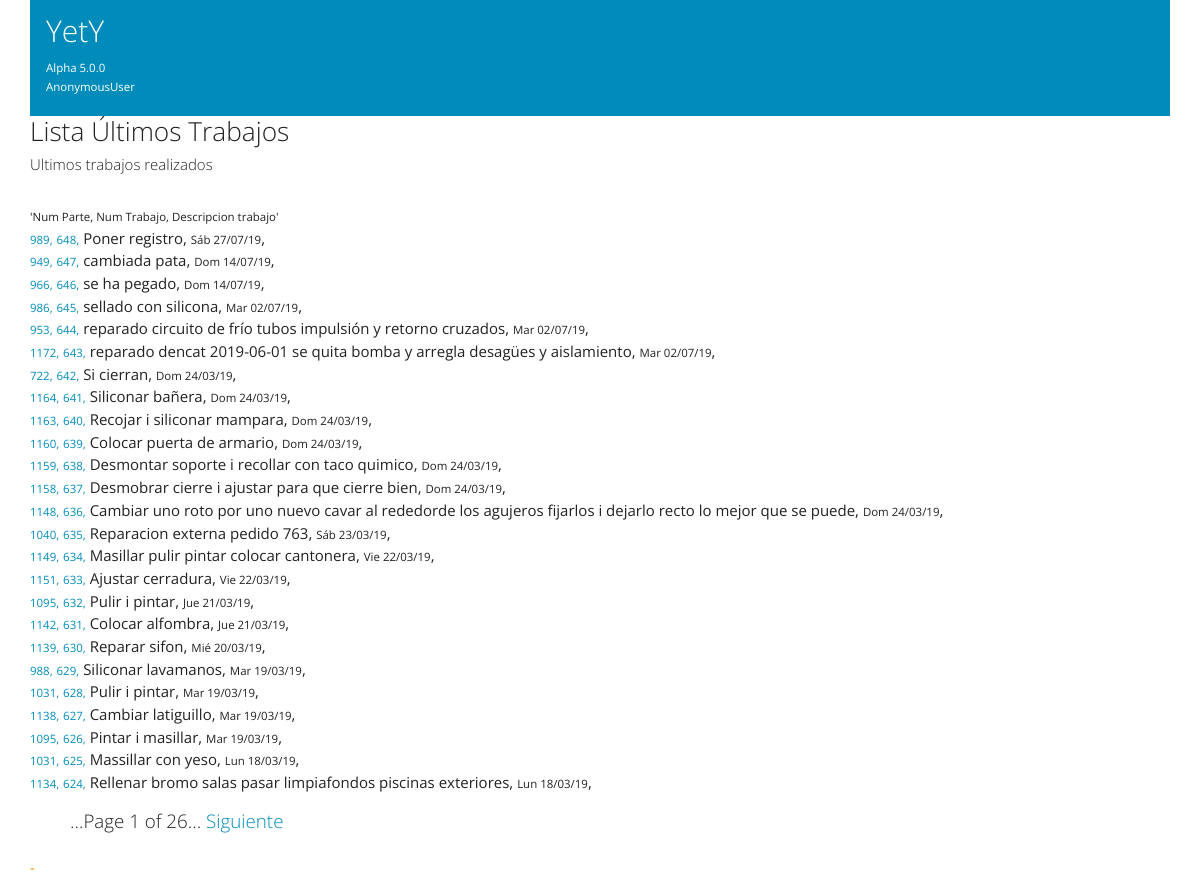
The app's page /partes/trabajo/listado with its own data.
### partes/models.py (models this page shows, shortened)
class Ot_Trabajos(models.Model):
    num_tra=models.AutoField(primary_key=True,verbose_name='Numero TRA', help_text="Numero de Trabajo")
    num_ot_tra=models.ForeignKey('Ot_Parte',verbose_name='Num de parte', help_text="Num de parte",on_delete=models.CASCADE)
    descripcion_tra=models.CharField(max_length=300,verbose_name='Descripción', help_text="Descripción del Trabajo")
    fecha_tra=models.DateField(auto_now_add=True,verbose_name='Fecha del trabajo')
    fecha_cambio_tra=models.DateField(auto_now=True,verbose_name='Fecha del ultimo cambio')
    fecha_hora_cambio_tra=models.DateTimeField(auto_now=True,verbose_name='Fecha y hora del ultimo cambio')
    class Meta:
        ordering = ["-fecha_cambio_tra"]

class Ot_Parte(models.Model):
    num_ot=models.AutoField(primary_key=True, verbose_name='numero de Ot', help_text="numero de orden de trabajo")
    ubicacion_ot=models.ForeignKey('Ot_Ubicaciones',max_length=30,verbose_name='Ubicación', help_text="Numero de Habitación o ubicación",on_delete=models.SET_NULL,null=True)
    elemento_ot =models.ForeignKey('Ot_Elementos',  max_length=30,verbose_name='Elemento',  help_text="Elemento, Objeto o Aparato",      on_delete=models.SET_NULL,null=True)
    descripcion_ot=models.CharField(max_length=300,verbose_name='Descripción', help_text="Descripción del problema")
    fecha_ot=models.DateField(auto_now_add=True,verbose_name='Fecha del parte')
    fecha_cambio_ot=models.DateField(auto_now=True,verbose_name='Fecha del ultimo cambio')
    fecha_hora_cambio_ot=models.DateTimeField(auto_now=True,verbose_name='Fecha y hora del ultimo cambio')
    PRIORIDADES=(('1','Urgente') ,('2','Provoca daños') , ('3','Molesta al cliente' ), ('4', 'Mala imagen' ),('5','Legal'))
    prioridad_ot=models.CharField(max_length=30, blank=True, default='1',choices=PRIORIDADES)
    ESTADOS_DE_OT=[ ('Pendiente','Pendiente'),('En Curso','En Curso'),('Terminado','Terminado'), ("Inversion","Inversion"), ('En espera','En espera'), ("Otro","Otro")]
    estado_ot=models.CharField (max_length=30,default='Pendiente', choices=ESTADOS_DE_OT)
    RECURSOS_PROP_O_EXT=[('Propios','Recursos Propios'), ('externos','Recursos externos'),('mixtos','mixtos') ]
    recursos_ot=models.CharField (max_length=30,default='Propios', choices=RECURSOS_PROP_O_EXT)#(Recursos propios o externos)
    etiqueta_ot=models.CharField( default='',blank=True, max_length=30,help_text="Poner una etiqueta a este parte")
    notas_ot=models.CharField(default='',max_length=30, blank=True, help_text="Poner una nota a este parte") #        falta por definir (Nota para relacionar)
    CORRECTIVO_PREVENTIVO_LEGAL_SERVICIO=[('Correctivo','Correctivo'),('Preventivo','Preventivo'),('Legal','Legal'),('Servicio o Ayuda','Servicio o Ayuda'),('Atencion cliente','Atencion cliente')]
    tipo_aviso_ot=models.CharField(max_length=30,default='Correctivo',choices=CORRECTIVO_PREVENTIVO_LEGAL_SERVICIO) # correctivo, preventivo, servicio
    def __str__(self):
        return '{}'.format(self.num_ot)
    class Meta:
        ordering = ["-num_ot"]

### partes/views.py (the view)
class ListaTrab(ListView):#Ultimos trabajos realizados
    model = Ot_Trabajos
    paginate_by = 25
    ordering = ['-fecha_cambio_tra','-num_tra']
    template_name = 'ot_trabajos_list.html'

### partes/templates/ot_trabajos_list.html
<!doctype html>
<html lang="es">
{% extends "inicio.html" %}
{% block content %}
  <ul class="list-unstyled">
        <h3>Lista Últimos Trabajos </h3>
        <h6>Ultimos trabajos realizados </h6>
        <br>
        <small><small> 'Num Parte, Num Trabajo, Descripcion trabajo' </small></small>
      {% for Ot_Trabajos in object_list %}
        <li>
          <a  href="/partes/{{ Ot_Trabajos.num_ot_tra }} "> <small><small>{{ Ot_Trabajos.num_ot_tra }},</small></small></a>
          <a  href="/partes/trabajo/{{ Ot_Trabajos.num_tra }}/{{ Ot_Trabajos.num_ot_tra }} "><small><small>{{ Ot_Trabajos.num_tra }},</small></small></a>
          {{ Ot_Trabajos.descripcion_tra }},
          <small><small>{{ Ot_Trabajos.fecha_cambio_tra|date:"D d/m/y" }}</small></small>,
        </li>
      {% endfor %}
  </ul>
{% endblock %}

### records on screen
Ot_Trabajos: num_ot_tra "989", num_tra "648", descripcion_tra "Poner registro", fecha_cambio_tra "Sáb 27/07/19"
Ot_Trabajos: num_ot_tra "949", num_tra "647", descripcion_tra "cambiada pata", fecha_cambio_tra "Dom 14/07/19"
Ot_Trabajos: num_ot_tra "966", num_tra "646", descripcion_tra "se ha pegado", fecha_cambio_tra "Dom 14/07/19"
Ot_Trabajos: num_ot_tra "986", num_tra "645", descripcion_tra "sellado con silicona", fecha_cambio_tra "Mar 02/07/19"
Ot_Trabajos: num_ot_tra "953", num_tra "644", descripcion_tra "reparado circuito de frío tubos impulsión y retorno cruzados", fecha_cambio_tra "Mar 02/07/19"
Ot_Trabajos: num_ot_tra "1172", num_tra "643", descripcion_tra "reparado dencat 2019-06-01 se quita bomba y arregla desagües y aislamiento", fecha_cambio_tra "Mar 02/07/19"
Ot_Trabajos: num_ot_tra "722", num_tra "642", descripcion_tra "Si cierran", fecha_cambio_tra "Dom 24/03/19"
Ot_Trabajos: num_ot_tra "1164", num_tra "641", descripcion_tra "Siliconar bañera", fecha_cambio_tra "Dom 24/03/19"
Ot_Trabajos: num_ot_tra "1163", num_tra "640", descripcion_tra "Recojar i siliconar mampara", fecha_cambio_tra "Dom 24/03/19"
Ot_Trabajos: num_ot_tra "1160", num_tra "639", descripcion_tra "Colocar puerta de armario", fecha_cambio_tra "Dom 24/03/19"
Ot_Trabajos: num_ot_tra "1159", num_tra "638", descripcion_tra "Desmontar soporte i recollar con taco quimico", fecha_cambio_tra "Dom 24/03/19"
Ot_Trabajos: num_ot_tra "1158", num_tra "637", descripcion_tra "Desmobrar cierre i ajustar para que cierre bien", fecha_cambio_tra "Dom 24/03/19"
Ot_Trabajos: num_ot_tra "1148", num_tra "636", descripcion_tra "Cambiar uno roto por uno nuevo cavar al rededorde los agujeros fijarlos i dejarlo recto lo mejor que se puede", fecha_cambio_tra "Dom 24/03/19"
Ot_Trabajos: num_ot_tra "1040", num_tra "635", descripcion_tra "Reparacion externa pedido 763", fecha_cambio_tra "Sáb 23/03/19"
Ot_Trabajos: num_ot_tra "1149", num_tra "634", descripcion_tra "Masillar pulir pintar colocar cantonera", fecha_cambio_tra "Vie 22/03/19"
Ot_Trabajos: num_ot_tra "1151", num_tra "633", descripcion_tra "Ajustar cerradura", fecha_cambio_tra "Vie 22/03/19"
Ot_Trabajos: num_ot_tra "1095", num_tra "632", descripcion_tra "Pulir i pintar", fecha_cambio_tra "Jue 21/03/19"
Ot_Trabajos: num_ot_tra "1142", num_tra "631", descripcion_tra "Colocar alfombra", fecha_cambio_tra "Jue 21/03/19"
Ot_Trabajos: num_ot_tra "1139", num_tra "630", descripcion_tra "Reparar sifon", fecha_cambio_tra "Mié 20/03/19"
Ot_Trabajos: num_ot_tra "988", num_tra "629", descripcion_tra "Siliconar lavamanos", fecha_cambio_tra "Mar 19/03/19"
Ot_Trabajos: num_ot_tra "1031", num_tra "628", descripcion_tra "Pulir i pintar", fecha_cambio_tra "Mar 19/03/19"
Ot_Trabajos: num_ot_tra "1138", num_tra "627", descripcion_tra "Cambiar latiguillo", fecha_cambio_tra "Mar 19/03/19"
Ot_Trabajos: num_ot_tra "1095", num_tra "626", descripcion_tra "Pintar i masillar", fecha_cambio_tra "Mar 19/03/19"
Ot_Trabajos: num_ot_tra "1031", num_tra "625", descripcion_tra "Massillar con yeso", fecha_cambio_tra "Lun 18/03/19"
Ot_Trabajos: num_ot_tra "1134", num_tra "624", descripcion_tra "Rellenar bromo salas pasar limpiafondos piscinas exteriores", fecha_cambio_tra "Lun 18/03/19"

### other values on screen
{{ user }} "AnonymousUser"
{{ page_obj.number }} "1"
{{ page_obj.paginator.num_pages }} "26"
